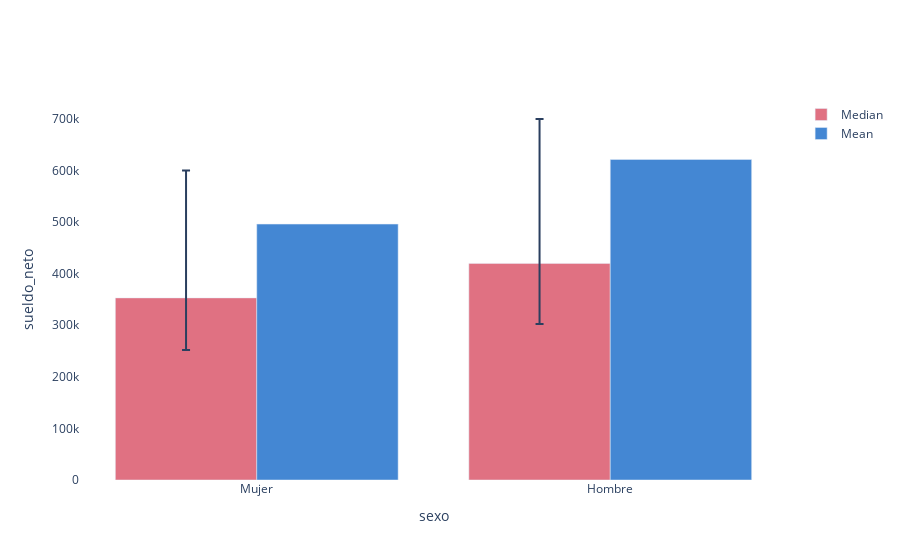
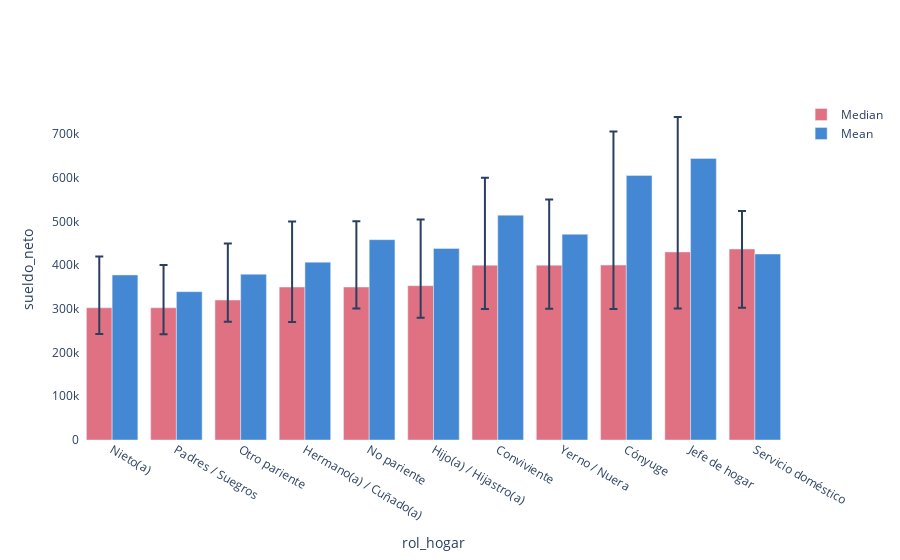
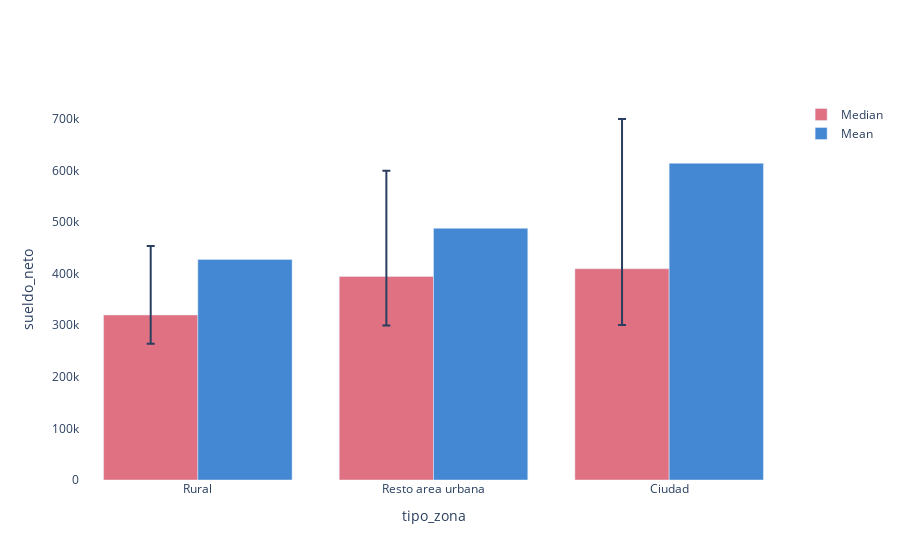
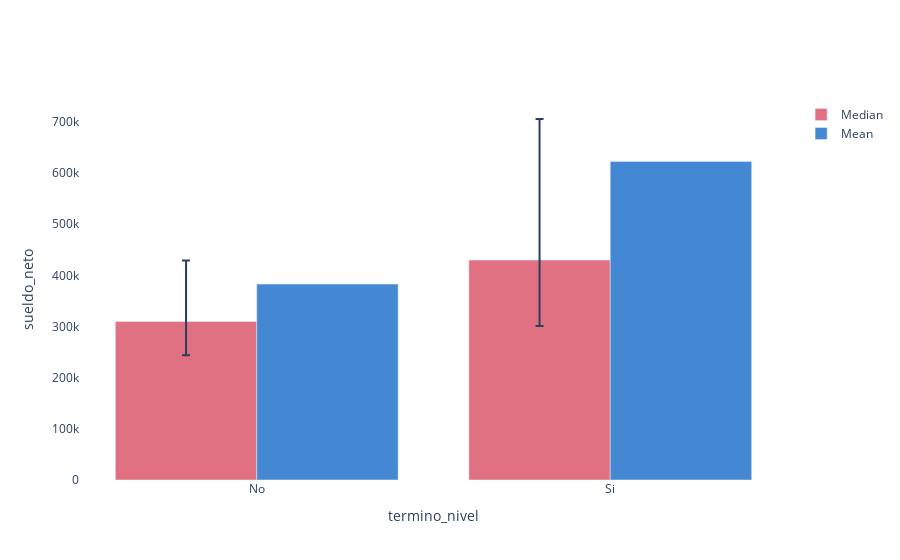

Source (notebook cell) for these figures, in order:
### Code cell
for f in categorical_features:
    fig = dplot.marginal_dependency_plot(datos, target, f, categorical_feature=True, lower_q=0.25, upper_q=0.75)
    fig.show()

### Figure 1 — Plotly figure (JSON) as saved in the notebook; plotly's stock layout.template omitted (floating-point values rounded to 4 significant figures)
{"data": [{"error_y": {"array": [246700.0, 279800.0], "arrayminus": [100800.0, 117200.0], "symmetric": false, "type": "data"}, "marker": {"color": "#E07182"}, "name": "Median", "type": "bar", "x": ["Mujer", "Hombre"], "y": [352900.0, 419700.0]}, {"marker": {"color": "#4487D3"}, "name": "Mean", "type": "bar", "x": ["Mujer", "Hombre"], "y": [495900.0, 621000.0]}], "layout": {"autosize": true, "hoverlabel": {"align": "right"}, "hovermode": "x", "paper_bgcolor": "white", "plot_bgcolor": "white", "title": {}, "xaxis": {"autorange": true, "range": [-0.5, 1.5], "showgrid": false, "title": {"text": "sexo"}, "type": "category"}, "yaxis": {"autorange": true, "range": [0, 736300.0], "showgrid": false, "title": {"text": "sueldo_neto"}, "type": "linear"}}}

### Figure 2 — Plotly figure (JSON) as saved in the notebook; plotly's stock layout.template omitted (floating-point values rounded to 4 significant figures)
{"data": [{"error_y": {"array": [117200.0, 97540.0, 129700.0, 149900.0, 150100.0, 151200.0, 200300.0, 150300.0, 305700.0, 308700.0, 86690.0], "arrayminus": [60150.0, 60410.0, 49450.0, 79940.0, 49100.0, 73080.0, 99920.0, 99690.0, 100200.0, 129000, 134300.0], "symmetric": false, "type": "data"}, "marker": {"color": "#E07182"}, "name": "Median", "type": "bar", "x": ["Nieto(a)", "Padres / Suegros", "Otro pariente", "Hermano(a) / Cuñado(a)", "No pariente", "Hijo(a) / Hijastro(a)", "Conviviente", "Yerno / Nuera", "Cónyuge", "Jefe de hogar", "Servicio doméstico"], "y": [302500.0, 302500.0, 320000, 349700.0, 349900.0, 352900.0, 399700.0, 399700.0, 400000, 430000, 436800.0]}, {"marker": {"color": "#4487D3"}, "name": "Mean", "type": "bar", "x": ["Nieto(a)", "Padres / Suegros", "Otro pariente", "Hermano(a) / Cuñado(a)", "No pariente", "Hijo(a) / Hijastro(a)", "Conviviente", "Yerno / Nuera", "Cónyuge", "Jefe de hogar", "Servicio doméstico"], "y": [377400.0, 339200.0, 379000.0, 406600.0, 458200.0, 438000.0, 514200.0, 470300.0, 605000.0, 643800.0, 425300.0]}], "layout": {"autosize": true, "hoverlabel": {"align": "right"}, "hovermode": "x", "paper_bgcolor": "white", "plot_bgcolor": "white", "title": {}, "xaxis": {"autorange": true, "range": [-0.5, 10.5], "showgrid": false, "title": {"text": "rol_hogar"}, "type": "category"}, "yaxis": {"autorange": true, "range": [0, 777600.0], "showgrid": false, "title": {"text": "sueldo_neto"}, "type": "linear"}}}

### Figure 3 — Plotly figure (JSON) as saved in the notebook; plotly's stock layout.template omitted (floating-point values rounded to 4 significant figures)
{"data": [{"error_y": {"array": [133700.0, 204800.0, 290300.0], "arrayminus": [56000, 94930.0, 108900.0], "symmetric": false, "type": "data"}, "marker": {"color": "#E07182"}, "name": "Median", "type": "bar", "x": ["Rural", "Resto area urbana", "Ciudad"], "y": [320000, 394700.0, 409700.0]}, {"marker": {"color": "#4487D3"}, "name": "Mean", "type": "bar", "x": ["Rural", "Resto area urbana", "Ciudad"], "y": [427800.0, 488000.0, 614100.0]}], "layout": {"autosize": true, "hoverlabel": {"align": "right"}, "hovermode": "x", "paper_bgcolor": "white", "plot_bgcolor": "white", "title": {}, "xaxis": {"autorange": true, "range": [-0.5, 2.5], "showgrid": false, "title": {"text": "tipo_zona"}, "type": "category"}, "yaxis": {"autorange": true, "range": [0, 736800.0], "showgrid": false, "title": {"text": "sueldo_neto"}, "type": "linear"}}}

### Figure 4 — Plotly figure (JSON) as saved in the notebook; plotly's stock layout.template omitted (floating-point values rounded to 4 significant figures)
{"data": [{"error_y": {"array": [119200.0, 275700.0], "arrayminus": [66060.0, 129000], "symmetric": false, "type": "data"}, "marker": {"color": "#E07182"}, "name": "Median", "type": "bar", "x": ["No", "Si"], "y": [309800.0, 430000]}, {"marker": {"color": "#4487D3"}, "name": "Mean", "type": "bar", "x": ["No", "Si"], "y": [383000.0, 622800.0]}], "layout": {"autosize": true, "hoverlabel": {"align": "right"}, "hovermode": "x", "paper_bgcolor": "white", "plot_bgcolor": "white", "title": {}, "xaxis": {"autorange": true, "range": [-0.5, 1.5], "showgrid": false, "title": {"text": "termino_nivel"}, "type": "category"}, "yaxis": {"autorange": true, "range": [0, 742900.0], "showgrid": false, "title": {"text": "sueldo_neto"}, "type": "linear"}}}
